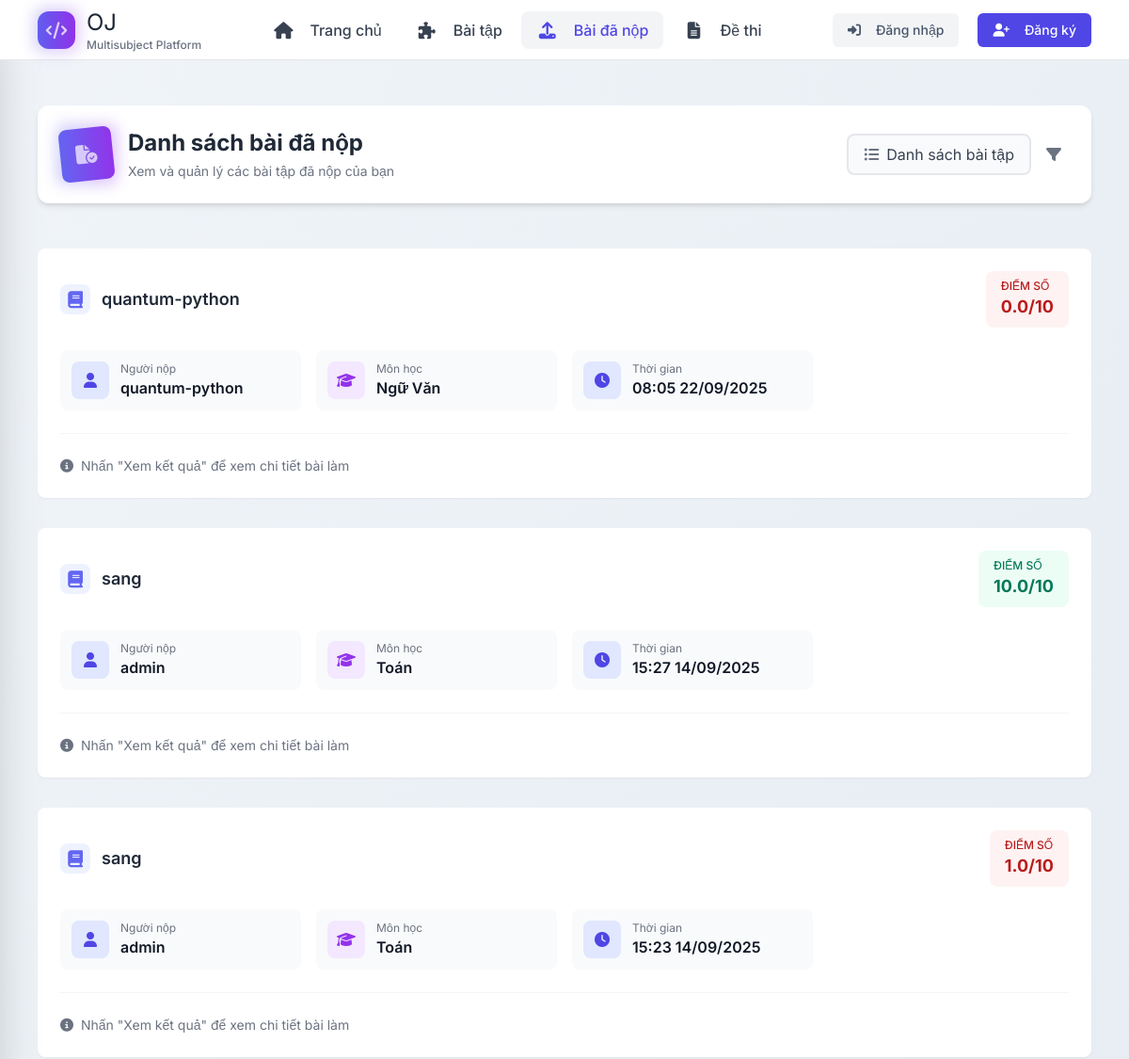
Page /submissions/ (upper part) on the earlier database version.
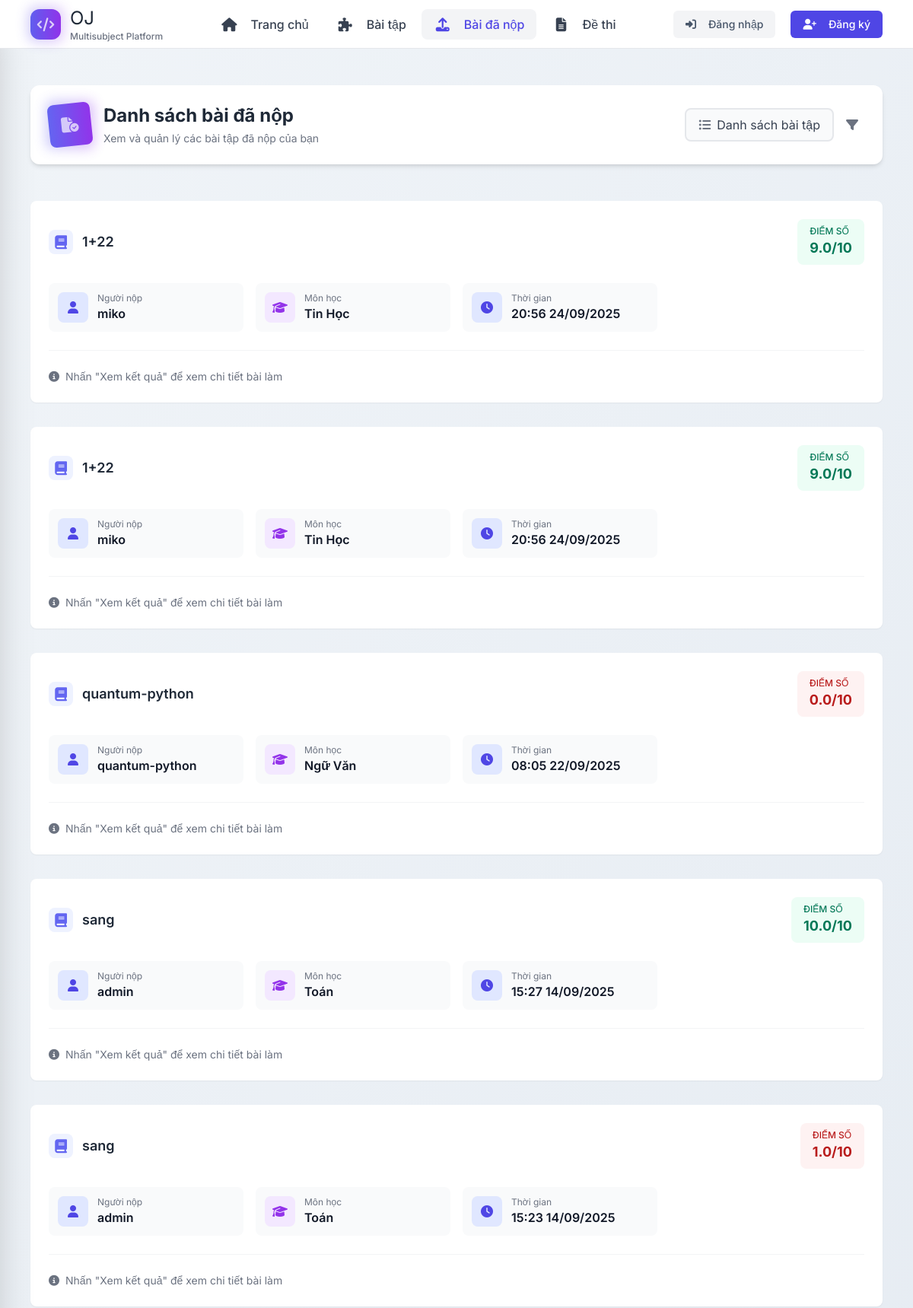
Same page on the later database version.
### submissions/models.py (models this page shows, shortened)
class Submission(models.Model):
    user = models.ForeignKey(settings.AUTH_USER_MODEL, on_delete=models.CASCADE)
    problem = models.ForeignKey(Problem, on_delete=models.CASCADE)
    code = models.TextField()
    submitted_at = models.DateTimeField(auto_now_add=True)
    score = models.FloatField(null=True, blank=True)
    comment = models.TextField(null=True, blank=True)

### problems/models.py (models this page shows, shortened)
class Problem(models.Model):
    title = models.CharField(max_length=200)
    description = models.TextField()
    subject = models.CharField(max_length=10, choices=SUBJECT_CHOICES)
    question_type = models.CharField(max_length=10, choices=QUESTION_TYPE, default='WRIT')
    difficulty = models.CharField(max_length=10, choices=DIFFICULTY_LEVELS)
    author = models.ForeignKey(User, on_delete=models.CASCADE, null=True)
    grading_criteria = models.TextField(null=True, blank=True, help_text="Tiêu chí chấm bài (dành cho AI)")
    created_at = models.DateTimeField(default=timezone.now)
    is_hidden = models.BooleanField(default=False)
    choice_a = models.CharField(max_length=255, null=True, blank=True)
    choice_b = models.CharField(max_length=255, null=True, blank=True)
    choice_c = models.CharField(max_length=255, null=True, blank=True)
    choice_d = models.CharField(max_length=255, null=True, blank=True)
    correct_answer = models.CharField(
        max_length=1,
        choices=[('A', 'A'), ('B', 'B'), ('C', 'C'), ('D', 'D')],
        null=True, blank=True,
        help_text="Chỉ áp dụng cho câu hỏi trắc nghiệm"
    )

### users/models.py (models this page shows)
class CustomUser(AbstractUser):
    is_teacher = models.BooleanField(default=False)

### submissions/views.py (the view)
# urls.py: path('', submission_list, name='submission_list'),
def submission_list(request):
    submissions = Submission.objects.select_related('problem', 'user').order_by('-submitted_at')
    return render(request, 'submissions/list.html', {
        'submissions': submissions
    })

### submissions/templates/submissions/list.html (shortened to what the changed rows need)
{% extends 'base.html' %}
{% block content %}
<div class="max-w-7xl mx-auto px-4 py-8">
  <header class="relative mb-12">
    <div class="flex flex-col md:flex-row md:items-center md:justify-between bg-white rounded-xl shadow-md p-6 mb-8">
      <div class="flex items-center space-x-4">
        <div>
          <h1 class="text-2xl font-bold text-gray-800">Danh sách bài đã nộp</h1>
        </div>
      </div>
    </div>
  </header>
  {% if submissions %}
  <ul class="space-y-8">
    {% for submission in submissions %}
    <li class="bg-white rounded-lg shadow-sm hover:shadow-lg transition-all duration-300 group">
      <div class="relative p-6">
        <div class="flex flex-col sm:flex-row sm:justify-between sm:items-center gap-4 mb-6">
          <div class="flex-grow">
            <h2 class="text-lg font-semibold text-gray-800 group-hover:text-indigo-600 transition-colors truncate flex items-center" title="{{ submission.problem.title }}">
              <span class="w-8 h-8 rounded-lg bg-indigo-50 flex items-center justify-center mr-3">
                <i class="fas fa-book text-indigo-500"></i>
              </span>
              {{ submission.problem.title }}
            </h2>
          </div>
          {% if submission.score is not None %}
          <div class="flex items-center">
            <div class="px-4 py-2 rounded-lg {% if submission.score >= 8 %}bg-emerald-50 text-emerald-700{% elif submission.score >= 5 %}bg-amber-50 text-amber-700{% else %}bg-red-50 text-red-700{% endif %} flex items-center space-x-2">
              <div>
                <div class="text-xs font-medium uppercase">Điểm số</div>
                <div class="text-lg font-bold">{{ submission.score }}/10</div>
              </div>
            </div>
          </div>
          {% endif %}
        </div>
        <div class="grid grid-cols-2 md:grid-cols-4 gap-4">
          <div class="flex items-center p-3 bg-gray-50 rounded-lg hover:bg-indigo-50/50 transition-colors">
            <span class="w-10 h-10 rounded-lg bg-indigo-100 flex items-center justify-center mr-3">
              <i class="fas fa-user text-indigo-600"></i>
            </span>
            <div>
              <div class="text-xs text-gray-500">Người nộp</div>
              <div class="font-semibold text-gray-900 truncate">{{ submission.user.username }}</div>
            </div>
          </div>
          <div class="flex items-center p-3 bg-gray-50 rounded-lg hover:bg-purple-50/50 transition-colors">
            <span class="w-10 h-10 rounded-lg bg-purple-100 flex items-center justify-center mr-3">
              <i class="fas fa-graduation-cap text-purple-600"></i>
            </span>
            <div>
              <div class="text-xs text-gray-500">Môn học</div>
              <div class="font-semibold text-gray-900 truncate">{{ submission.problem.get_subject_display }}</div>
            </div>
          </div>
          <div class="flex items-center p-3 bg-gray-50 rounded-lg hover:bg-indigo-50/50 transition-colors">
            <span class="w-10 h-10 rounded-lg bg-indigo-100 flex items-center justify-center mr-3">
              <i class="fas fa-clock text-indigo-600"></i>
            </span>
            <div>
              <div class="text-xs text-gray-500">Thời gian</div>
              <div class="font-semibold text-gray-900">{{ submission.submitted_at|date:"H:i d/m/Y" }}</div>
            </div>
          </div>
        </div>
        <div class="mt-6 pt-6 border-t border-gray-100 flex flex-wrap items-center justify-between">
          <div class="flex items-center text-sm text-gray-500">
            <i class="fas fa-info-circle mr-2"></i>
            Nhấn "Xem kết quả" để xem chi tiết bài làm
          </div>
        </div>
      </div>
    </li>
    {% endfor %}
  </ul>
  {% endif %}
</div>
{% endblock %}

Differences in the rows shown:
added Submission: problem "1+22", score "9.0", user.username "miko", problem.subject "Tin Học", submitted_at "20:56 24/09/2025"
added Submission: problem "1+22", score "9.0", user.username "miko", problem.subject "Tin Học", submitted_at "20:56 24/09/2025"
